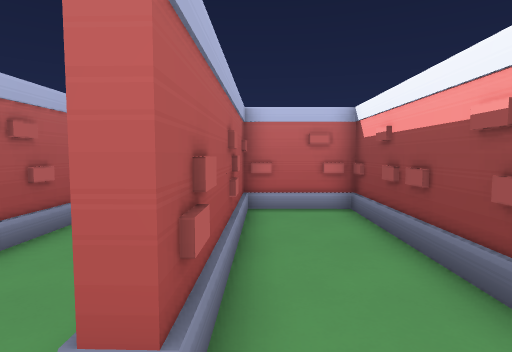
View 1 (above)

24 first-person views from a walk through a 3-D level made in the Godot game engine. The camera is 1.5 m above the floor, tilts 4° down and sees 80° across. The floor is counted in squares, 1 m on a side. Each view is taken from the middle of a square. On the plan, view 1 faces up. The plan holds only what a view shows up to about 15 squares ahead; the rest is blank. The place goes on beyond the plan.

View 2
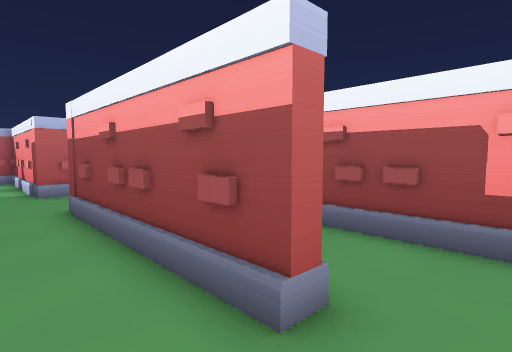

View 3
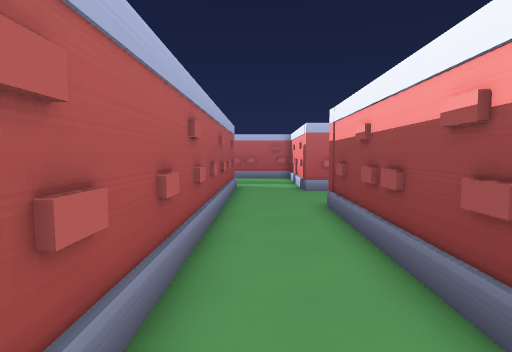

View 4
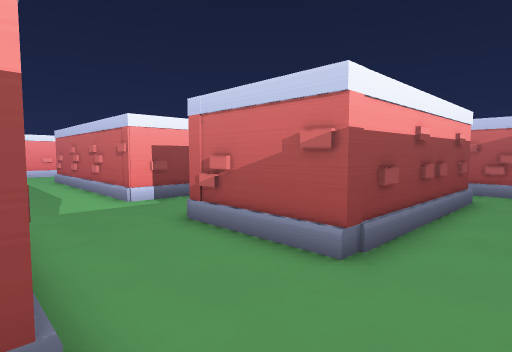

View 5
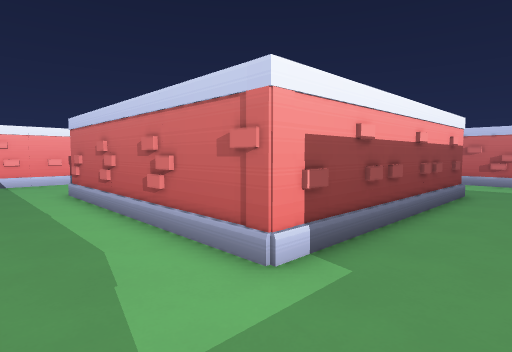

View 6
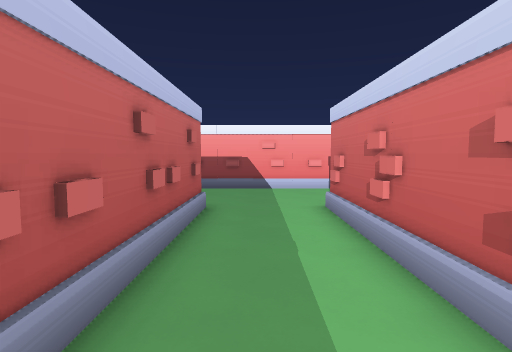

View 7
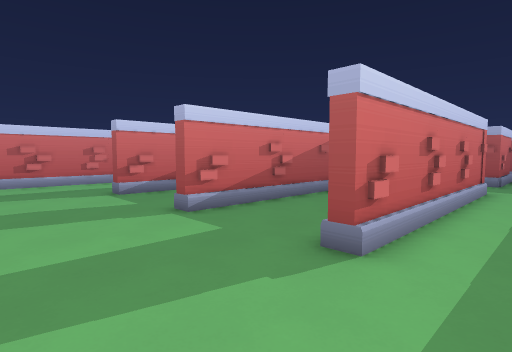

View 8
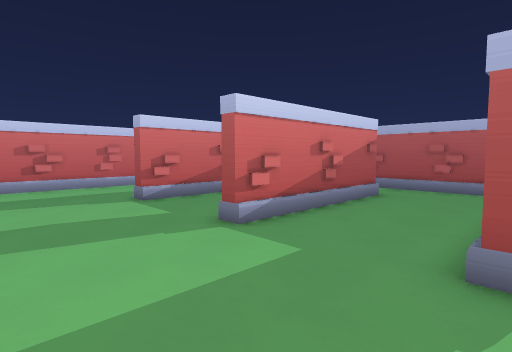

View 9
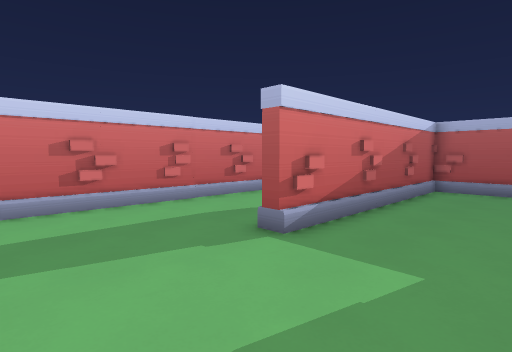

View 10
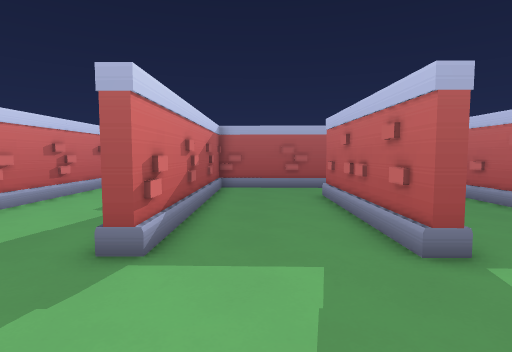

View 11
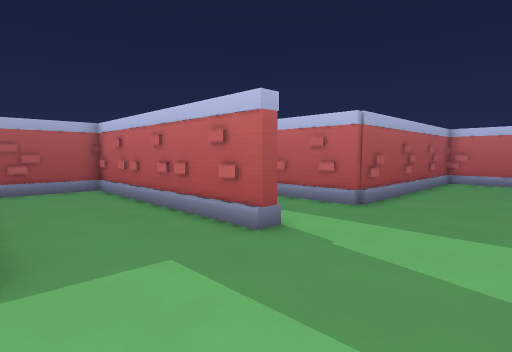

View 12
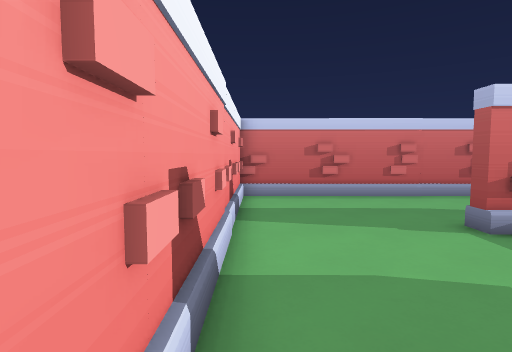

View 13
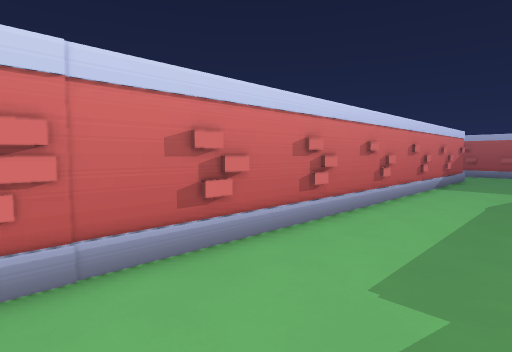

View 14
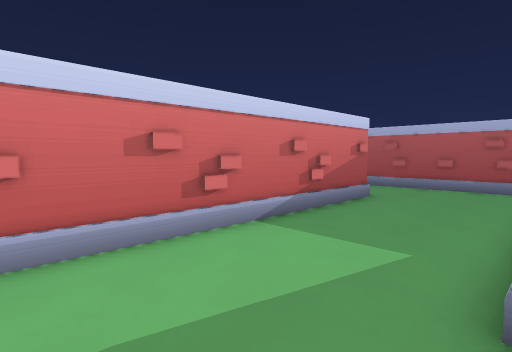

View 15
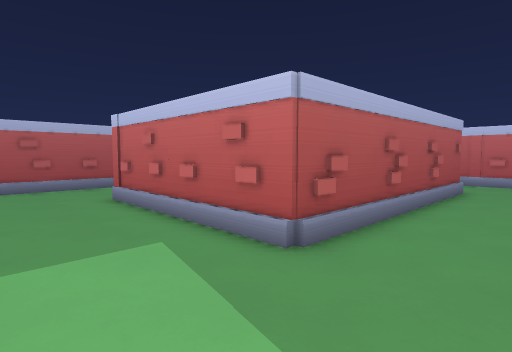

View 16
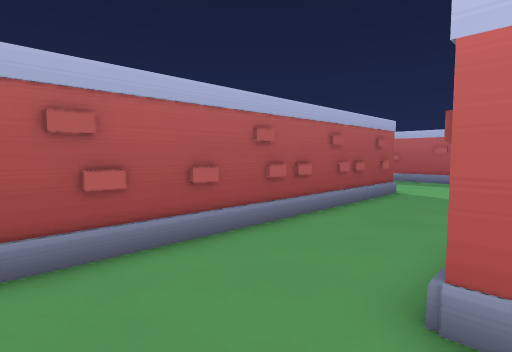

View 17
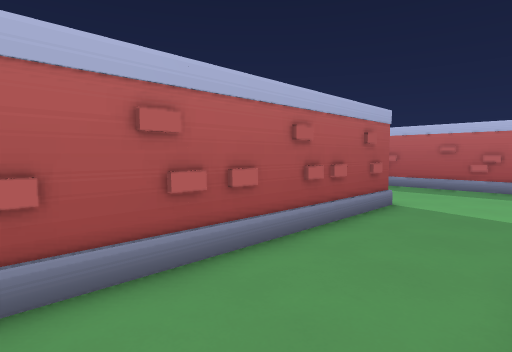

View 18
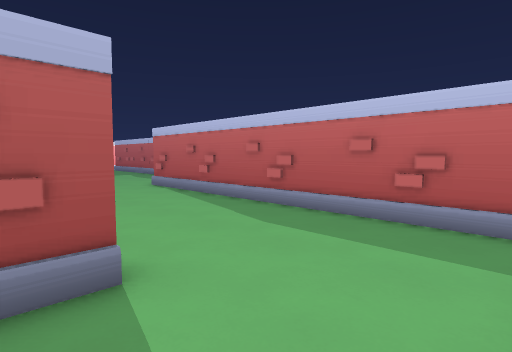

View 19
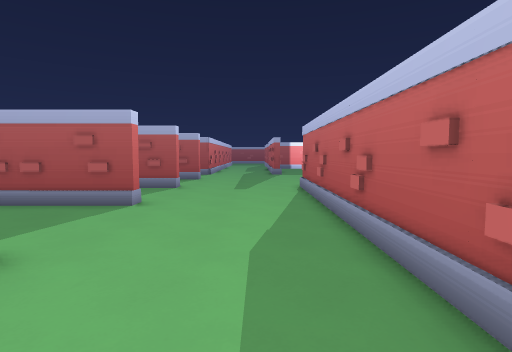

View 20
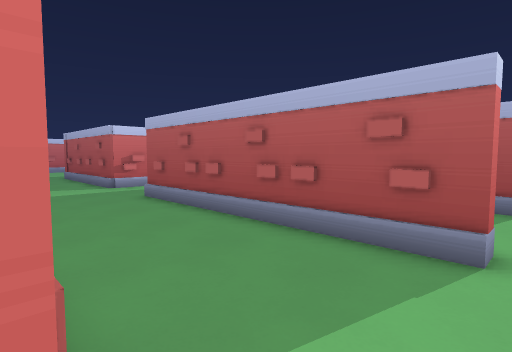

View 21
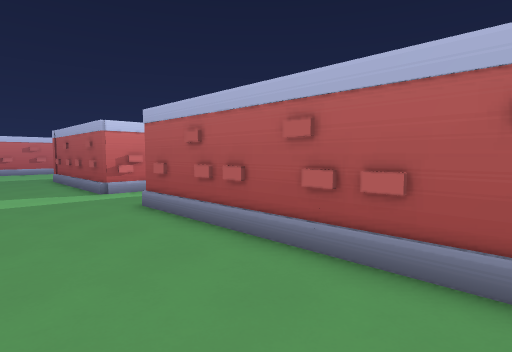

View 22
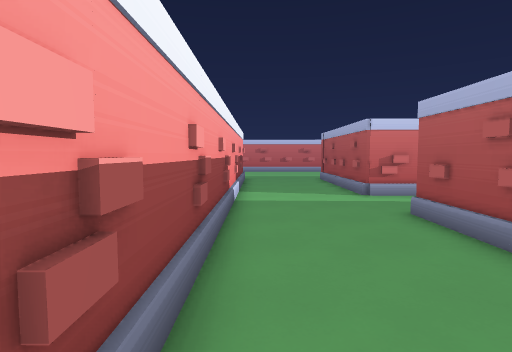

View 23
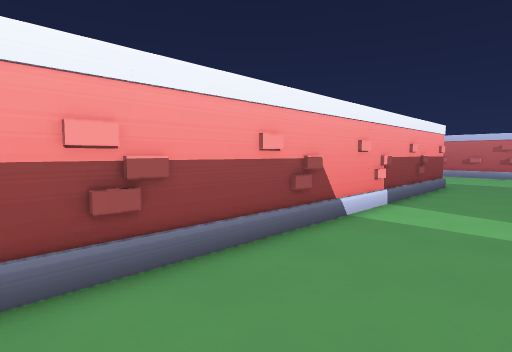

View 24
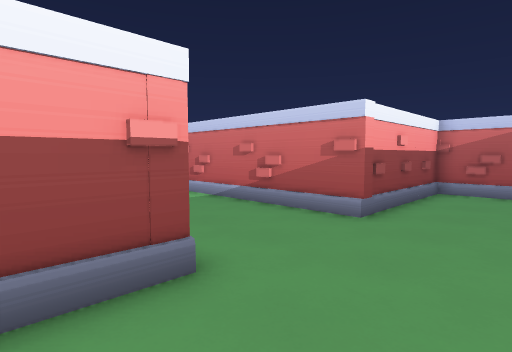

### Floor plan
Points are (right, up) in squares from view 1. A wall is a line through its corners. A room is listed if a view was taken in it or the views show most of it. See-through windows are left out.
Room 1 (view 1)
walls: (2.6, 0.4) (2.8, 8.5) (-1, 8.5); (-0.3, 8.5) (-0.5, 1.6)
ways out: opening at (-1, 0.5) to room 2
Room 2 (views 2, 3, 5, 6, 7, 8, 9, 10, 11, 12, 13, 14, 15, 16, 17, 18, 19, 20, 21, 22, 23, 24)
walls: (-0.5, 1.6) (-1, 1.6) (-0.8, 9) (3.2, 9) (3, -1.2) (-4.6, -1.2) (-4.6, 0.8); (6.5, -1.2) (6.8, 8.9) (16.7, 8.9) (16.7, 8.4) (7.2, 8.5); (9.6, 4.1) (16.6, 4) (16.6, 3.6) (9.6, 3.6); (7.2, 9.1) (7, -0.7) (16.6, -0.8) (16.6, -1.3); (-1.9, -0.6) (-0.5, -0.6); (4.6, 12.7) (2.4, 12.7); (0.1, 12.7) (-0.9, 12.7); (-4, 12.4) (-4.1, 1.3); (-4.7, -6.5) (-4.7, -6) (21.6, -6.2) (21.6, 4.3); (-8.7, 8.4) (-8.7, -7.5); (-5.6, 14.1) (-15.6, 14.2); (-4.7, -10.6) (-4.7, -6.7); (21.6, 7.6) (21.7, 13.6); (-9.2, -10.5) (-9.1, 5.1); (-14.5, 8.4) (-14, 8.4) (-14.1, -1.8); (16.8, 19.5) (16.7, 12.6) (9.7, 12.6); (-15.6, -5.2) (-14.1, -5.2) (-14.1, -10.1)
ways out: opening at (-1, 0.5) to room 1; opening at (-2.5, 13.5) to room 3
Room 3 (view 4)
walls: (-4, 14.4) (-4, 12.4); (-0.6, 17) (-0.6, 17.9); (-0.6, 18.4) (-0.5, 19); (-0.7, 13.4) (-0.6, 16.5); (-0.9, 12.7) (-0.9, 17.4)
ways out: opening at (-2.5, 13.5) to room 2

Positions as (right, up) in squares from view 1, and headings:
1: (0, 0), facing up
2: (-3, 0), facing up-right
3: (-3, 0), facing up
4: (-3, 13), facing down-right
5: (4, 12), facing down-right
6: (8, 11), facing right
7: (21, 11), facing down-left
8: (21, 9), facing down-left
9: (21, 3), facing down-left
10: (21, 1), facing left
11: (21, 4), facing up-left
12: (21, 5), facing down
13: (16, -2), facing down-left
14: (6, -1), facing down-left
15: (6, -5), facing up-left
16: (-4, -4), facing up-left
17: (-5, -1), facing up-left
18: (-5, 7), facing up-left
19: (-5, 12), facing left
20: (-9, 9), facing down-left
21: (-10, 7), facing down-left
22: (-10, 6), facing down
23: (-13, 3), facing down-right
24: (-8, 1), facing down-right
